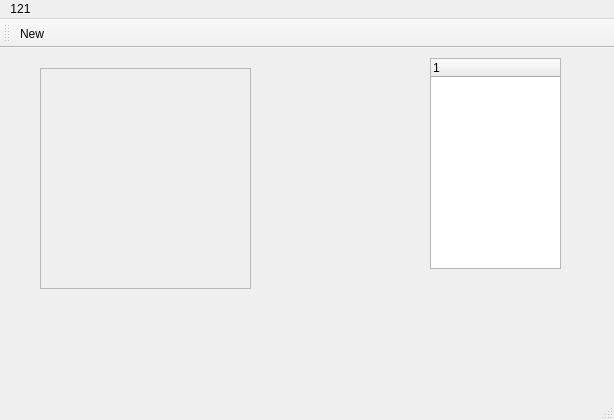
<?xml version="1.0" encoding="UTF-8"?>
<ui version="4.0">
 <class>MainWindow</class>
 <widget class="QMainWindow" name="MainWindow">
  <property name="geometry">
   <rect>
    <x>0</x>
    <y>0</y>
    <width>614</width>
    <height>420</height>
   </rect>
  </property>
  <property name="windowTitle">
   <string>MainWindow</string>
  </property>
  <property name="unifiedTitleAndToolBarOnMac">
   <bool>false</bool>
  </property>
  <widget class="QWidget" name="centralWidget">
   <widget class="QFrame" name="frame">
    <property name="geometry">
     <rect>
      <x>40</x>
      <y>20</y>
      <width>211</width>
      <height>221</height>
     </rect>
    </property>
    <property name="frameShape">
     <enum>QFrame::StyledPanel</enum>
    </property>
    <property name="frameShadow">
     <enum>QFrame::Raised</enum>
    </property>
   </widget>
   <widget class="QTreeWidget" name="treeWidget">
    <property name="geometry">
     <rect>
      <x>430</x>
      <y>10</y>
      <width>131</width>
      <height>211</height>
     </rect>
    </property>
    <column>
     <property name="text">
      <string/>
     </property>
    </column>
   </widget>
  </widget>
  <widget class="QMenuBar" name="menuBar">
   <property name="geometry">
    <rect>
     <x>0</x>
     <y>0</y>
     <width>614</width>
     <height>21</height>
    </rect>
   </property>
   <widget class="QMenu" name="menu121">
    <property name="title">
     <string>121</string>
    </property>
    <addaction name="actionNew"/>
   </widget>
   <addaction name="menu121"/>
  </widget>
  <widget class="QToolBar" name="mainToolBar">
   <attribute name="toolBarArea">
    <enum>TopToolBarArea</enum>
   </attribute>
   <attribute name="toolBarBreak">
    <bool>false</bool>
   </attribute>
   <addaction name="actionNew"/>
  </widget>
  <widget class="QStatusBar" name="statusBar"/>
  <action name="actionNew">
   <property name="text">
    <string>New</string>
   </property>
  </action>
 </widget>
 <layoutdefault spacing="6" margin="11"/>
 <resources/>
 <connections/>
</ui>
